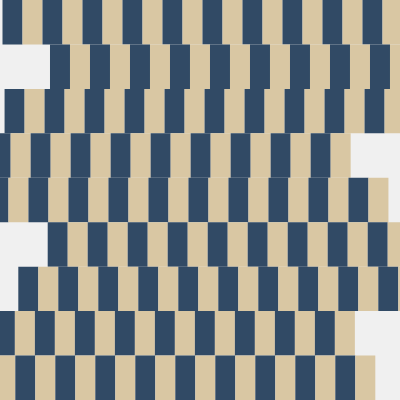
Frame 1 (no input)
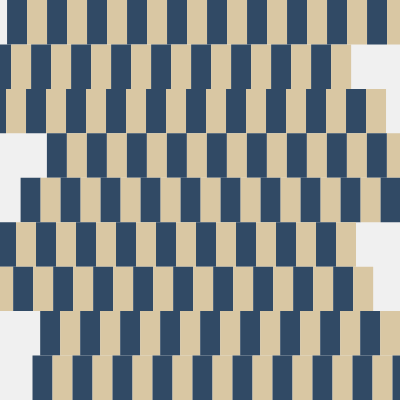
Frame 60 (no input)
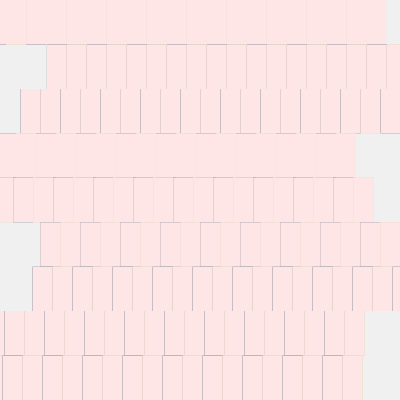
Frame 120 (the mouse pressed at the canvas centre since frame 60)

The p5.js sketch that drew these frames (run headless with seeded random() and noise() and a simulated clock; from frame 60 on, the mouse is pressed at the canvas centre):

// p5.js sketch
// ── sketch.js
let cellSize = 20;       
let numRows = 9;        
let s = 0.05;           
let amplitude = 50;      
let time = 0;           

function setup() {
  createCanvas(400, 400);
  noStroke();
}

function draw() {
  background(240);
  time += s;

  let rowHeight = height / numRows; 

  for (let j = 0; j < numRows; j++) {
    let waveOffset = sin(time + j * 1.5) * amplitude; 

    for (let i = 0; i < width; i += cellSize) {
      let drawX = i + waveOffset;
      fill(i / cellSize % 2 == 0 ? '#314a65' : '#d9c7a3');
      rect(drawX, j * rowHeight, cellSize, rowHeight);

      // --- 鼠标互动 ---
      if (mouseIsPressed) {
        fill(255,230,230);
        rect(drawX, j * rowHeight, cellSize, rowHeight);
      }
    }
  }
}
